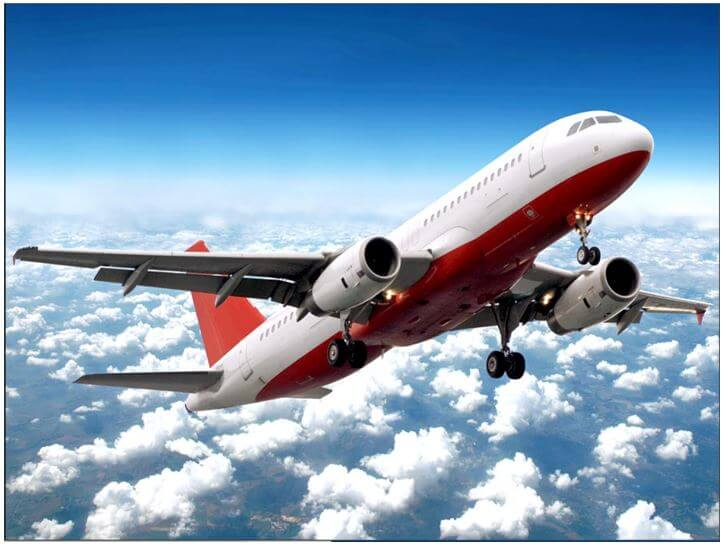
//> input picture Remapping/Remapping/air-plane.jpg, 725 x 550 px
$ ./Remapping   (built with g++ and OpenCV 4)
//> lines starting //> are read from the running program, lines starting //| are printed output that depends on the picture
#include <iostream>
#include <opencv2/core.hpp>
#include <opencv2/highgui.hpp>
#include <opencv2/imgproc.hpp>
#include <opencv2/imgcodecs.hpp>

void update_map(int& ind, cv::Mat& mapx, cv::Mat& map_y);

int main()
{
    cv::Mat src = cv::imread("air-plane.jpg");
//> src is the input picture: 550 rows x 725 cols, CV_8UC3; mean B, G, R 184.8, 157, 127.6
    cv::imshow("Source", src);
    cv::Mat dst(src.size(), src.type());
    cv::Mat map_x(src.size(), CV_32FC1);
    cv::Mat map_y(src.size(), CV_32FC1);
    std::string remap_window = "Remap demo";
    cv::namedWindow(remap_window, cv::WINDOW_AUTOSIZE);

    int ind = 0;
    while (true)
    {
        update_map(ind, map_x, map_y);
//> after the loop in update_map, `for (int i = 0; i < map_x.rows; i++)`:
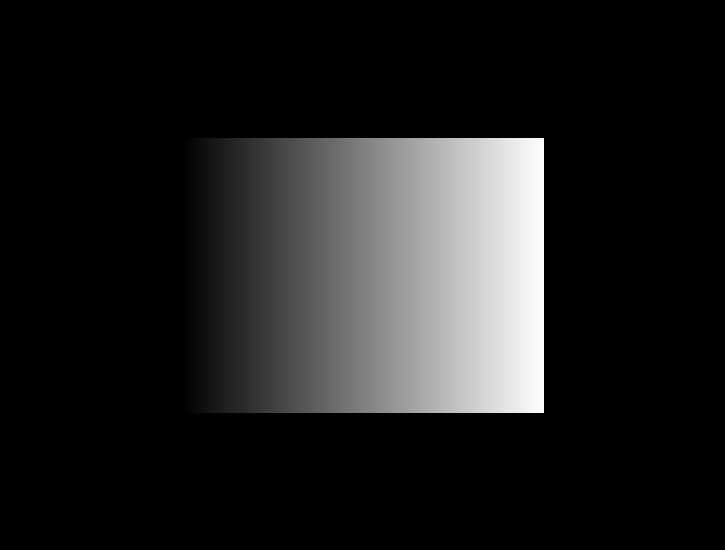
//> map_x: 550 rows x 725 cols, CV_32FC1; min 0, max 724, mean 90.6; drawn with min black and max white
//> after the loop in update_map, `for (int i = 0; i < map_x.rows; i++)`:
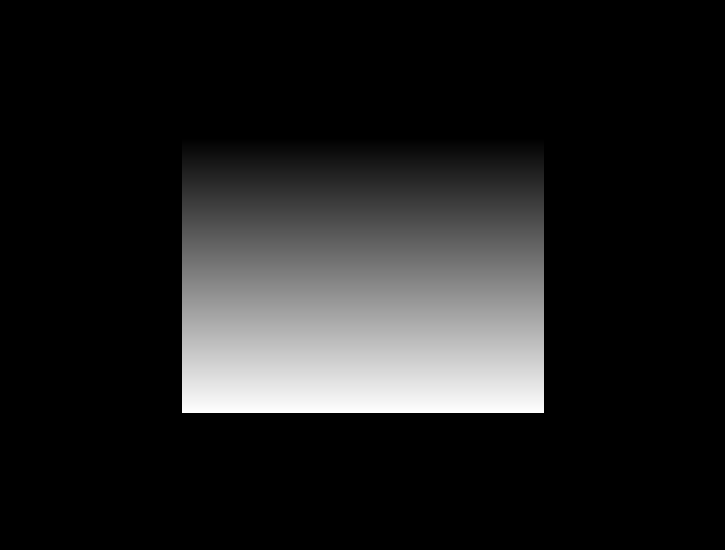
//> map_y: 550 rows x 725 cols, CV_32FC1; min 0, max 549.5, mean 68.8; drawn with min black and max white
//> ind = 1
        cv::remap(src, dst, map_x, map_y, cv::INTER_LINEAR, cv::BORDER_CONSTANT, cv::Scalar(0, 0, 0));
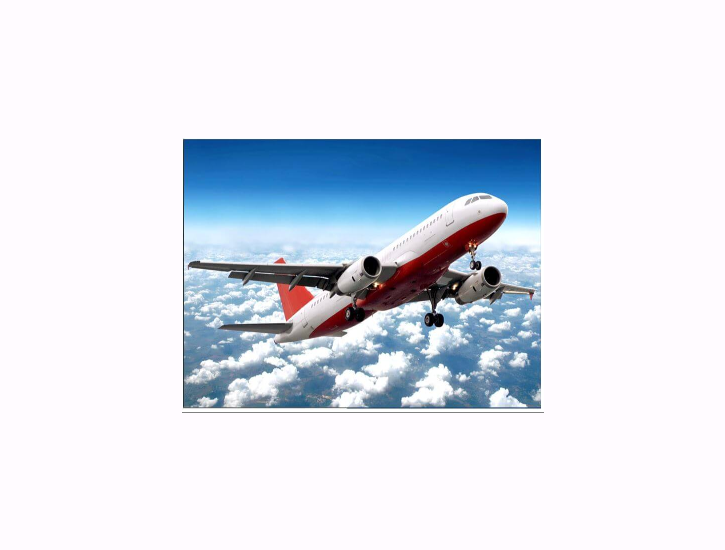
//> dst: 550 rows x 725 cols, CV_8UC3; mean B, G, R 237.4, 227.4, 223.1
        cv::imshow(remap_window, dst);

        char c = (char)cv::waitKey(1000);
//> the Esc key is pressed
        if (c == 27)
        {
            break;
        }
    }
    return 0;
}
void update_map(int& ind, cv::Mat& map_x, cv::Mat& map_y)
{
    for (int i = 0; i < map_x.rows; i++)
    {
        for (int j = 0; j < map_x.cols; j++)
        {
            switch (ind)
            {
            case 0:
                if (j > map_x.cols * 0.25 && j < map_x.cols * 0.75 && i > map_x.rows * 0.25 && i < map_x.rows * 0.75)
                {
                    map_x.at<float>(i, j) = 2 * (j - map_x.cols * 0.25f) + 0.5f;
                    map_y.at<float>(i, j) = 2 * (i - map_x.rows * 0.25f) + 0.5f;
                }
                else
                {
                    map_x.at<float>(i, j) = 0;
                    map_y.at<float>(i, j) = 0;
                }
                break;
            case 1:
                map_x.at<float>(i, j) = (float)j;
                map_y.at<float>(i, j) = (float)(map_x.rows - i);
                break;
            case 2:
                map_x.at<float>(i, j) = (float)(map_x.cols - j);
                map_y.at<float>(i, j) = (float)i;
                break;
            case 3:
                map_x.at<float>(i, j) = (float)(map_x.cols - j);
                map_y.at<float>(i, j) = (float)(map_x.rows - i);
                break;
            default:
                break;
            }
        }
    }
    ind = (ind + 1) % 4;
}
